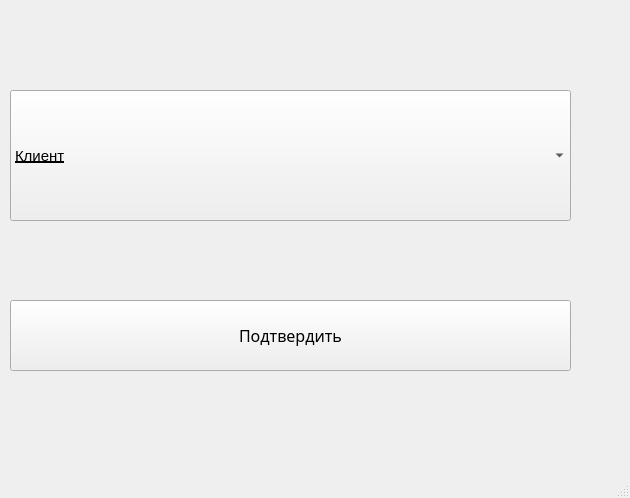
<?xml version="1.0" encoding="UTF-8"?>
<ui version="4.0">
 <class>roleselector</class>
 <widget class="QMainWindow" name="roleselector">
  <property name="geometry">
   <rect>
    <x>0</x>
    <y>0</y>
    <width>630</width>
    <height>498</height>
   </rect>
  </property>
  <property name="windowTitle">
   <string>modeselector</string>
  </property>
  <widget class="QWidget" name="centralwidget">
   <widget class="QPushButton" name="pushButton_acceptMode">
    <property name="geometry">
     <rect>
      <x>10</x>
      <y>300</y>
      <width>561</width>
      <height>71</height>
     </rect>
    </property>
    <property name="font">
     <font>
      <family>Harlow Solid Italic</family>
      <pointsize>12</pointsize>
     </font>
    </property>
    <property name="text">
     <string>Подтвердить</string>
    </property>
   </widget>
   <widget class="QComboBox" name="comboBox_selector">
    <property name="geometry">
     <rect>
      <x>10</x>
      <y>90</y>
      <width>561</width>
      <height>131</height>
     </rect>
    </property>
    <property name="font">
     <font>
      <pointsize>11</pointsize>
      <underline>true</underline>
     </font>
    </property>
    <item>
     <property name="text">
      <string>Клиент</string>
     </property>
    </item>
    <item>
     <property name="text">
      <string>Сервер</string>
     </property>
    </item>
   </widget>
  </widget>
  <widget class="QMenuBar" name="menubar">
   <property name="geometry">
    <rect>
     <x>0</x>
     <y>0</y>
     <width>630</width>
     <height>21</height>
    </rect>
   </property>
  </widget>
  <widget class="QStatusBar" name="statusbar"/>
 </widget>
 <resources/>
 <connections/>
</ui>
